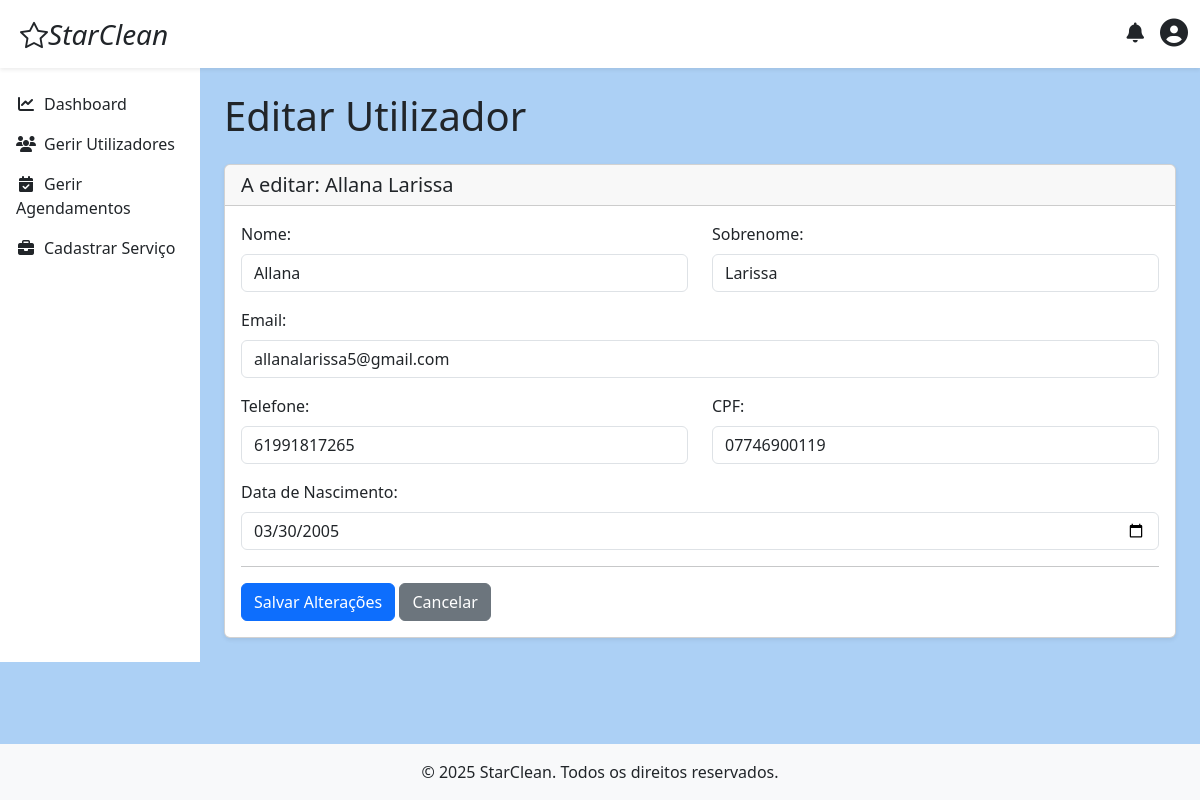
The app's page /admin/editar_utilizador.php?id=2&tipo=cliente (signed in), older data.
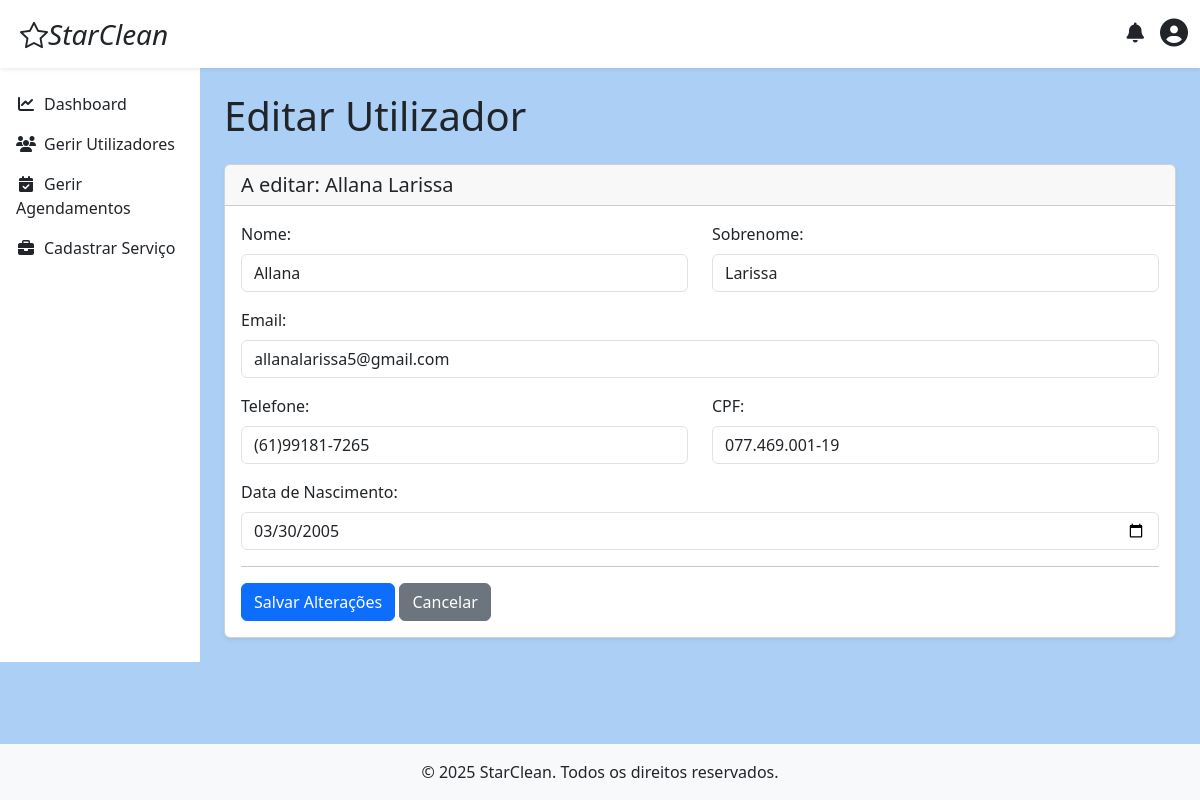
The same page, newer data.
### tables this page shows
CREATE TABLE `cliente` (
  `id` int(11) NOT NULL,
  `nome` varchar(45) NOT NULL,
  `sobrenome` varchar(45) NOT NULL,
  `email` varchar(150) NOT NULL,
  `data_nascimento` date NOT NULL,
  `telefone` varchar(20) NOT NULL,
  `cpf` varchar(14) NOT NULL,
  `password` varchar(255) NOT NULL,
  `receber_notificacoes_email` tinyint(1) NOT NULL DEFAULT 1,
  `criado_em` timestamp NOT NULL DEFAULT current_timestamp(),
  `atualizado_em` timestamp NOT NULL DEFAULT current_timestamp() ON UPDATE current_timestamp()
);

### admin/editar_utilizador.php (the view, shortened to what this page needs)
<?php
$pdo = obterConexaoPDO();
$utilizador = null;
if (isset($_GET['id']) && isset($_GET['tipo'])) {
    $id = $_GET['id'];
    $tipo = $_GET['tipo'];
    try {
        if ($tipo === 'cliente') {
            $stmt = $pdo->prepare("SELECT * FROM cliente WHERE id = ?");
        } elseif ($tipo === 'prestador') {
            $stmt = $pdo->prepare("SELECT * FROM prestador WHERE id = ?");
        } else {
            die("Tipo de utilizador inválido.");
        }
        $stmt->execute([$id]);
        $utilizador = $stmt->fetch();
    } catch (PDOException $e) {
        die("Erro ao buscar dados do utilizador: " . $e->getMessage());
    }
} else {
    die("Parâmetros inválidos para edição.");
}
include '../includes/header.php';
include '../includes/navbar_logged_in.php';
?>
        <?php include '../includes/menu.php'; ?>
<main class="d-flex">
    <?php include '../includes/sidebar.php'; ?>
    <div class="container-fluid p-4">
        <h1 class="mb-4">Editar Utilizador</h1>
        <div class="card shadow-sm">
            <div class="card-header">
                <h5 class="mb-0">A editar: <?= htmlspecialchars($tipo === 'cliente' ? $utilizador['nome'] . ' ' . $utilizador['sobrenome'] : $utilizador['nome_razão_social']) ?></h5>
            </div>
            <div class="card-body">
                <form action="editar_utilizador.php" method="post">
                    <?php if ($tipo === 'cliente'): ?>
                        <div class="row">
                            <div class="col-md-6 mb-3">
                                <label for="nome" class="form-label" placeholder="Digite seu nome:">Nome:</label>
                                <input type="text" class="form-control" id="nome" name="nome" value="<?= htmlspecialchars($utilizador['nome']) ?>" required>
                            </div>
                            <div class="col-md-6 mb-3">
                                <label for="sobrenome" class="form-label" placeholder="Digite seu sobrenome:">Sobrenome:</label>
                                <input type="text" class="form-control" id="sobrenome" name="sobrenome" value="<?= htmlspecialchars($utilizador['sobrenome']) ?>" required>
                            </div>
                        </div>
                        <div class="mb-3">
                            <label for="email" class="form-label" placeholder="Digite seu e-mail:">Email:</label>
                            <input type="email" class="form-control" id="email" name="email" value="<?= htmlspecialchars($utilizador['email']) ?>" required>
                        </div>
                        <div class="row">
                            <div class="col-md-6 mb-3">
                                <label for="telefone" class="form-label" placeholder="Digite seu telefone:">Telefone:</label>
                                <input type="tel" class="form-control" id="telefone" name="telefone" value="<?= htmlspecialchars($utilizador['telefone']) ?>">
                            </div>
                            <div class="col-md-6 mb-3">
                                <label for="cpf" class="form-label" placeholder="Digite seu CPF:">CPF:</label>
                                <input type="text" class="form-control" id="cpf" name="cpf" value="<?= htmlspecialchars($utilizador['cpf']) ?>" required>
                            </div>
                        </div>
                        <div class="mb-3">
                            <label for="data_nascimento" class="form-label" placeholder="Digite sua data de nascimento:">Data de Nascimento:</label>
                            <input type="date" class="form-control" id="data_nascimento" name="data_nascimento" value="<?= htmlspecialchars($utilizador['data_nascimento']) ?>" required>
                        </div>
                    <?php endif; ?>
                    <hr>
                    <button type="submit" class="btn btn-primary">Salvar Alterações</button>
                    <a href="gerir_utilizadores.php" class="btn btn-secondary">Cancelar</a>
                </form>
            </div>
        </div>
    </div>
</main>
<?php include '../includes/footer.php'; ?>

Row changes from the older to the newer data that the page shows:
changed cliente "Allana Larissa": telefone "61991817265" → "(61)99181-7265"; cpf "07746900119" → "077.469.001-19"
